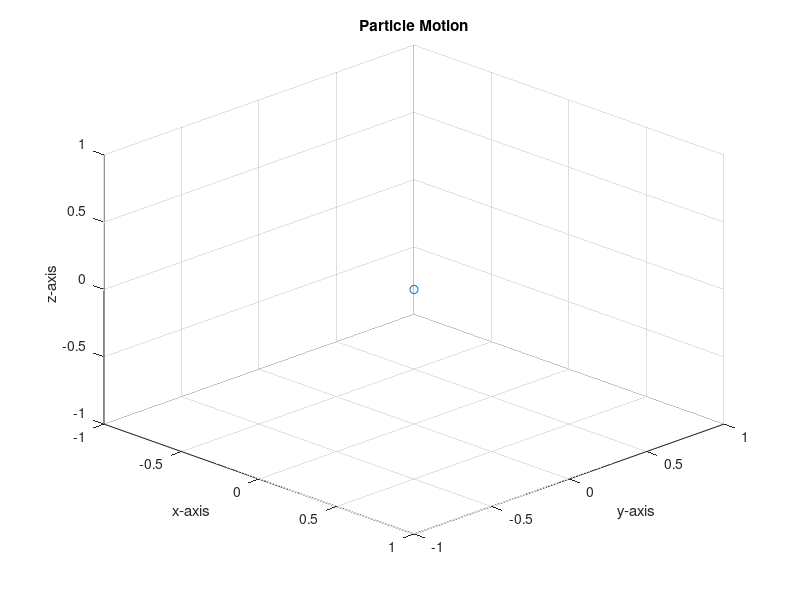

The MATLAB script that drew this image:
function h = initial_state(x,y,z,B)

if nargin == 0
    x = 0;
    y = 0;
    z = 0;
    B = [-1 -1 -1; 1 1 1];
    h = plot3(x,y,z,'o');
    set(gca,'xlim',B(:,1),'ylim',B(:,2),'zlim',B(:,3))
    grid on
    xlabel('x-axis')
    ylabel('y-axis')
    zlabel('z-axis')
    title('Particle Motion')
else
    h = plot3(x,y,z,'o-','MarkerSize',3,'Color','0 0 0','LineWidth',1);
    set(gca,'xlim',B(:,1),'ylim',B(:,2),'zlim',B(:,3))
    grid on
    xlabel('x-axis')
    ylabel('y-axis')
    zlabel('z-axis')
    title('Particle Motion')
end
view(45,30)
